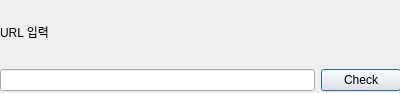
<?xml version="1.0" encoding="UTF-8"?>
<ui version="4.0">
 <class>Dialog</class>
 <widget class="QDialog" name="Dialog">
  <property name="geometry">
   <rect>
    <x>0</x>
    <y>0</y>
    <width>400</width>
    <height>93</height>
   </rect>
  </property>
  <property name="windowTitle">
   <string>Dialog</string>
  </property>
  <widget class="QWidget" name="verticalLayoutWidget">
   <property name="geometry">
    <rect>
     <x>0</x>
     <y>0</y>
     <width>401</width>
     <height>91</height>
    </rect>
   </property>
   <layout class="QVBoxLayout" name="verticalLayout">
    <item>
     <widget class="QLabel" name="label">
      <property name="text">
       <string>URL 입력</string>
      </property>
     </widget>
    </item>
    <item>
     <layout class="QHBoxLayout" name="horizontalLayout">
      <item>
       <widget class="QLineEdit" name="lineEdit_URL"/>
      </item>
      <item>
       <widget class="QPushButton" name="btn_check">
        <property name="text">
         <string>Check</string>
        </property>
       </widget>
      </item>
     </layout>
    </item>
   </layout>
  </widget>
 </widget>
 <resources/>
 <connections/>
</ui>
